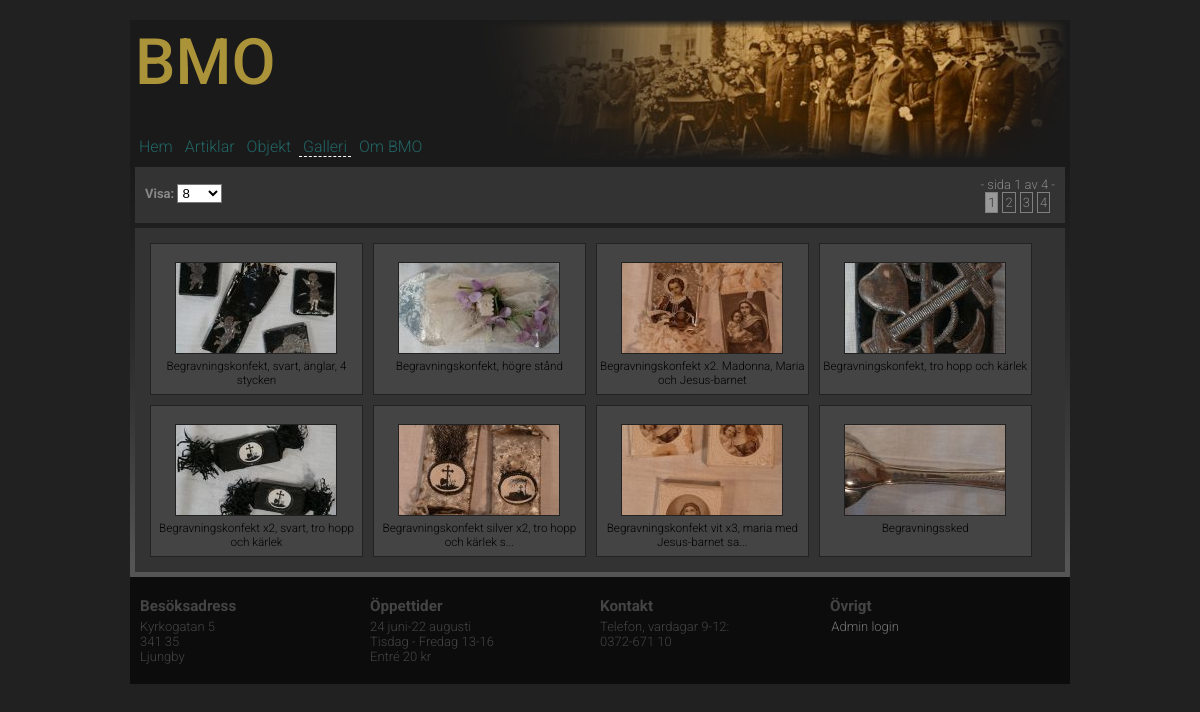
/galleri.php, run on the app's committed database.
### tables this page shows
CREATE TABLE "Object" ("id" INTEGER PRIMARY KEY  NOT NULL ,"title" TEXT,"category" TEXT,"text" TEXT,"image" TEXT,"owner" TEXT);

### src/functions.php (the view, shortened to what this page needs)
<?php
function getData($query){
	$dbPath = dirname(__FILE__) . "/../incl/data/bmo.sqlite";
	$db = new PDO("sqlite:$dbPath");
	$db->setAttribute(PDO::ATTR_ERRMODE, PDO::ERRMODE_WARNING);
	$stmt = $db->prepare($query);
	$stmt->execute();
	$res = $stmt->fetchAll(PDO::FETCH_ASSOC);
	return $res;
}
function adjustStrLength($string, $len){
	if (strlen($string)>$len){
		$string=substr($string,0,$len-3);
		$string .="...";
	}
	return $string;
}
function getGalleryNavigation($page, $view){
	$res = getObjects("all");
	$numOfObjects = count($res);
	$numOfPages = ceil($numOfObjects/$view);
	echo '<div class="pagesinfo"> - sida '.$page.' av '.$numOfPages.' - </div>';
	for ($i=1; $i <= $numOfPages; $i++) {
		if($i==$page){
			echo '<a class="current page" href="?view='.$view.'&amp;p='.($i).'">'.($i).'</a>';
		}else{
			echo '<a class="page" href="?view='.$view.'&amp;p='.($i).'">'.($i).'</a>';
		}
	}
}
function putGalleryObjects($page, $length){
	$lightbox = rand();
	$res = getObjects("all");
	$start=($page-1)*$length;
	for ($i=$start; $i < ($start+$length); $i++) {
		if(isset($res[$i])){
			echo '<a title="'.$res[$i]['text'].'" href="'.imageSize($res[$i]['image'], "large").'" rel="lightbox['.$lightbox.']">';
				echo '<div class="fourth">';
					echo '<div class="gallery">';
						echo '<img src="'.imageSize($res[$i]['image'], "cropped").'" alt="Bild av '.$res[$i]['title'].'">';
						echo '<br>'.adjustStrLength($res[$i]['title'],55);
					echo '</div>';
				echo '</div>';
			echo '</a>';
		}
	}
}
function getObjects($scope){
	if ($scope == "all"){
		$query = 'SELECT * FROM Object;';
	}else{
		$query = 'SELECT * FROM Object WHERE category="'.$scope.'";';
	}
	$res = getData($query);
	return $res;
}
function imageSize($picture, $size){
	$filename=basename($picture);
	switch ($size) {
		case 'large':
			$path="img/bmo/550/";
			break;
		case 'cropped':
			$path="img/bmo/crop/";
			break;
	}
	return($path.$filename);
}

### style/stylesheet.css (style rules this page uses)
a { color: #000000; text-decoration: none; font-family: 'Roboto', sans-serif; font-weight: 300; }
.relatedObject, .randomObject, .gallery { border: 1px solid #222; margin: 5px; color: #000; font-size: 0.9em; background-color: #444; }
.relatedObject img, .randomObject img, .gallery img { margin: 2px; margin-top: 18px; border: 1px solid #222; }
div.third, div.fourth { text-align: center; float: left; }
div.fourth { width: 24.5%; }
div.gallery { height: 150px; margin: 5px; }

### style/debug.css (style rules this page uses)
body { background: beige; }

### style/layout.css (style rules this page uses)
html { margin: 0; padding: 0; overflow-y:scroll; }
body { font-family: 'Roboto', sans-serif; font-weight: 300; margin: 0; padding: 0; background-color: #212121; }
article a { color: #888 }

### style/navigation.css (style rules this page uses)
a.page { display: inline-block; border: 1px solid grey; background: #333; margin: 0 2px; padding: 2px; text-decoration: none; }
a.current { background: #999; color: #333; }

### data on the page
object: image (picture), title "Begravningskonfekt, svart, änglar, 4 stycken"
object: image (picture), title "Begravningskonfekt, högre stånd"
object: image (picture), title "Begravningskonfekt x2. Madonna, Maria och Jesus-barnet"
object: image (picture), title "Begravningskonfekt, tro hopp och kärlek"
object: image (picture), title "Begravningskonfekt x2, svart, tro hopp och kärlek"
object: image (picture), title "Begravningskonfekt silver x2, tro hopp och kärlek s..."
object: image (picture), title "Begravningskonfekt vit x3, maria med Jesus-barnet sa..."
object: image (picture), title "Begravningssked"

### other printed values
$page "1"
$numOfPages "4"
form field view "8"
